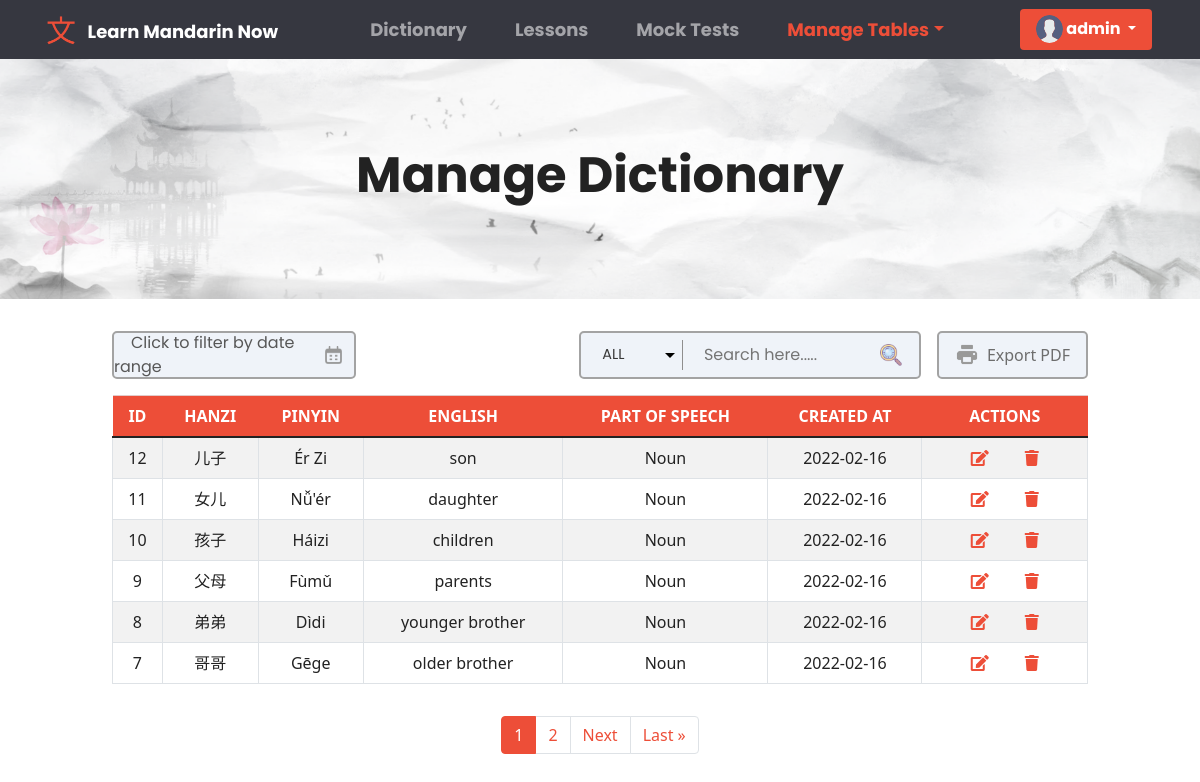
Screenshot of /superuser/dictionary/ (signed in) with the database file from the repository.
### base/models.py (models this page shows, shortened)
class User(AbstractUser):
    fname = models.CharField(max_length=200, null=True)
    lname = models.CharField(max_length=200, null=True)
    email = models.EmailField(unique = True, null=True)
    bio = models.TextField(null=True)
    avatar = models.ImageField(null=True, default="avatar.svg")
    REQUIRED_FIELDS = []
    class Meta:
        ordering = ['username']

class DictionaryList(models.Model):
    hanzi = models.CharField(max_length=200, null=True)
    pinyin = models.CharField(max_length=200, null=True)
    english = models.CharField(max_length=200, null=True)
    part_of_speech = models.ForeignKey(SpeechList, on_delete=models.SET_NULL, null=True)
    definition = models.TextField(null=True, blank=True)
    sentence = models.CharField(max_length=200, null=True)
    translation = models.CharField(max_length=200, null=True)
    updated = models.DateTimeField(auto_now=True)
    created = models.DateTimeField(auto_now_add=True)
    class Meta:
        ordering = ['-updated', '-created']

class SpeechList(models.Model):
    speech = models.CharField(max_length=200)
    def __str__(self):
        return self.speech

### base/views.py (the view, shortened to what this page needs)
# urls.py: path('superuser/dictionary/', views.AdminDictionaryTable, name = 'superuser-dictionary'),
@login_required(login_url='anonymous')
def AdminDictionaryTable(request):
    pageTable = "Manage Dictionary"
    if request.user.is_authenticated and not request.user.is_staff:
        messages.warning(request, "Access denied, 403 forbidden page!")
        return redirect('dictionary')
    search =  request.GET.get('search') if request.GET.get('search') != None else ''
    dict_list = DictionaryList.objects.filter(
        Q(pinyin__icontains = search) |
        Q(hanzi__icontains = search) |
        Q(english__icontains = search) |
        Q(part_of_speech__speech__icontains = search)
        )
    p = Paginator(dict_list, 6)
    page = request.GET.get('page')
    dict_list = p.get_page(page)
    context = {
        'table_data': dict_list,
        'pageTable' : pageTable,
        'search' : search
    }
    return render(request,'tables.html', context)

### templates/tables.html (shortened to what this page needs)
{% extends 'main.html' %} {% block content %} {% load static %}
<link rel="stylesheet" href="{% static 'css/tables.css' %}" />
<link rel="stylesheet" href="{% static 'css/dictionaryAdd_Edit.css' %}" />
<link rel="stylesheet" href="{% static 'css/table.css' %}" />
<div class="container-fluid">
  <div class="row" id="dictionary_header">
    <h1 class="text-center" id="head_Text">{{pageTable}}</h1>
  </div>
  <div class="row justify-content-center">
    <div class="col col-lg-10 col-sm-12">
      {% if pageTable == "Manage Dictionary" %}
      {% include 'tabledictionary.html' %}
      {% endif %}
    </div>
  </div>
</div>
<div class="row justify-content-center">
  <div class="col col-lg-6">
      <ul class="pagination justify-content-center">
        <div class="pagination px-3 py-3">
          {% for i in table_data.paginator.page_range %}
          {% if table_data.number == i %}
          <li class="page-item active"><a class="page-link" href="?page={{i}}">{{i}}</a></li>
          {% elif i > table_data.number|add:'-3' and i < table_data.number|add:'3' %}
          <li class="page-item"><a class="page-link" href="?page={{i}}">{{i}}</a></li>
          {% endif %}
          {% endfor %}
          {% if table_data.has_next %}
          <li class="page-item"><a class="page-link" href="?search={{search}}&page={{table_data.next_page_number}}">Next</a></li>
          <li class="page-item"><a class="page-link" href="?search={{search}}&page={{ table_data.paginator.num_pages  }}">Last &raquo</a></li>
          {% endif %}
      </ul>
  </div>
</div>
{% endblock content %}

### templates/navbar.html (shortened to what this page needs)
{% load static %}
<link rel="stylesheet" href="{% static 'css/navbar.css' %}" />
<nav class="navbar navbar-expand-lg navbar-dark" id="navbar_header">
  <div class="container-fluid">
    <img src="{% static 'images/navbar_logo.png' %}" id="navbar_logo">
    <a class="navbar-brand" href="{% url 'dictionary' %}" id="logo_text">Learn Mandarin Now</a>
    <div class="collapse navbar-collapse" id="navbarColor02">
      <ul class="navbar-nav me-auto navbar_menuChouce">
        <li class="nav-item">
          <a class="nav-link navigation_choices" href="{% url 'dictionary' %}"
             id="dictionary_page">Dictionary
          </a>
        </li>
        <li class="nav-item">
          <a class="nav-link navigation_choices" href="{% url 'lessons' %}" id="lesson_page">Lessons</a>
        </li>
        <li class="nav-item">
          <a class="nav-link navigation_choices" href="{% url 'mocktest' %}" id="mocktest_page">Mock Tests</a>
        </li>
        {% if request.user.is_authenticated and request.user.is_staff %}
        <li class="nav-item dropdown">
          <a
            class="nav-link dropdown-toggle navigation_choices"
            data-bs-toggle="dropdown"
            href="#"
            role="button"
            aria-haspopup="true"
            aria-expanded="false"
             id="Manage_table">Manage Tables</a
          >
        </li>
        {% endif %}
      </ul>
      <div class="d-flex">
        {% if request.user.is_authenticated %}
        <div class="dropdown">
          <button
            class="btn btn-primary dropdown-toggle button_profile" id="test"
            type="button"
            id="dropdownMenuButton1"
            data-bs-toggle="dropdown"
            aria-expanded="false"
          >
            <img
              class="rounded-circle"
              src="{{request.user.avatar.url}}"
              alt="profile"
              style="height: 1.7rem; width: 1.7rem; margin-bottom: 1px"
            />
            {{request.user.username}}
          </button>
        </div>
        {% endif %}
      </div>
    </div>
  </div>
</nav>

### templates/tabledictionary.html (shortened to what this page needs)
  {% load static %}
  <link rel="stylesheet" type="text/css" href="https://cdn.jsdelivr.net/npm/daterangepicker/daterangepicker.css" />
<div id="reportrange">
  <span id="span_edit">Click to filter by date range</span>
  <img src="{% static 'images/calendar_inq.png' %}">
</div>
<div id="export_container" class="export_pdf_btn">
  <img src="{% static 'images/export.png' %}">
  Export PDF
</div>
<div id="search_inp">
  <select id="filter_category">
      <option value="ALL" selected>ALL</option>
  </select>
  <input type="text" placeholder="Search here....." id="search_Dictionary">
  <img src="{% static  'images/search_gif.gif' %}">
</div>
<table
  class="table table-hover table-striped table-responsive table-bordered overflow-auto table_id" id="table_dictionary"
>
  <thead>
    <tr class="table-primary">
      <th scope="col">ID</th>
      <th scope="col">HANZI</th>
      <th scope="col">PINYIN</th>
      <th scope="col">ENGLISH</th>
      <th scope="col">PART OF SPEECH</th>
      <th scope="col">CREATED AT</th>
      <th scope="col">ACTIONS</th>
    </tr>
  </thead>
  <tbody>
    {% for word in table_data %}
    <tr id="tr_Search">
      <td scope="row">{{word.id}}</td>
      <td class="text-capitalize">{{word.hanzi}}</td>
      <td class="text-capitalize">{{word.pinyin}}</td>
      <td>{{ word.english }}</td>
      <td>{{ word.part_of_speech }}</td>
      <td>{{ word.created|date:'Y-m-d' }}</td>
      <td class="text-center">
        <a href="{% url 'superuser-edit-word' word.id %}"
          ><i class="fas fa-edit px-3"></i
        ></a>
        <a href="#" onclick="showDeleteModal('modal_dictionary' , '{{word.id}}')"
          ><i class="fas fa-trash px-3"></i
        ></a>
      </td>
    </tr>
    {% endfor %}
  </tbody>
</table>

### static/css/navbar.css (style rules this page uses)
#test { font-family: 'Poppins', sans-serif; }
#navbar_header { background-color: #363740; padding-right: 3%; }
.navbar_menuChouce { margin: 0% auto; }
#navbar_logo { height: 4vh; margin-right: 1%; margin-left: 3%; width: auto; }
#logo_text { font-family: 'Poppins', sans-serif; text-transform: capitalize; }
.button_profile { border: none; }
.navigation_choices { font-family: 'Poppins', sans-serif; margin: 0% 1rem; }

### static/css/tables.css (style rules this page uses)
table thead tr th { color: #fff; }

### static/css/dictionaryAdd_Edit.css (style rules this page uses)
#dictionary_header { height: 30vh; margin-bottom: 2rem; display: flex; align-items: center; justify-content: center; background-image: url(../../static/images/dictionary_headerBg.png); background-position: bottom center; background-repeat: no-repeat; background-size: cover; }

### static/css/table.css (style rules this page uses)
#head_Text { font-size: 3.1rem; font-family: 'Poppins', sans-serif; font-weight: bold; }
#search_inp { float: right; height: 6vh; width: 35%; background-color: #EFF3F9; border: 2px solid rgb(163, 163, 163); border-radius: 5px; display: flex; align-items: center; justify-content: space-between; margin-bottom: 1rem; }
#search_inp img { height: 50%; width: auto; margin-right: 5%; }
#search_inp input { height: auto; background-color: transparent; outline: none; width: 50%; border: none; color:rgb(56, 56, 56); box-shadow: 0px 0px 0px; font-family: 'Poppins', sans-serif; font-size: 2vh; text-indent: 5px; border-radius: 5px; }
#search_inp select { height: 70%; background-color: #EFF3F9; width: 30%; color:rgb(56, 56, 56); border: none; outline: none; border-right: 1px solid rgb(143, 142, 142); box-shadow: 0px 0px 0px; font-family: 'Poppins', sans-serif; font-size: 1.8vh; text-indent: 5px; border-top-left-radius: 5px; border-bottom-left-radius: 5px; -webkit-appearance: none; -moz-appearance: none; background-repeat: no-repeat; background-position-x: 100%; background-position-y: 50%; padding-right: 2rem; padding-left: 1rem; }
.table_id th { border: none; text-align: center; }
.table_id tr td { text-align: center; }
#reportrange { float: left; height: 6vh; width: 25%; background-color: #EFF3F9; border: 2px solid rgb(163, 163, 163); border-radius: 5px; display: flex; align-items: center; justify-content: space-between; }
#reportrange span { height: 100%; border: none; width: 80%; font-family: 'Poppins', sans-serif; font-size: 2vh; text-indent: 17px; color: #575757; display: flex; align-items: center; }
#reportrange img { height: 40%; margin-right: 5%; width: auto; }
#export_container { display: flex; align-items: center; justify-content: center; margin-left: 1rem; height: 6vh; float: right; width: auto; padding: 0 1rem; font-size: 1rem; color:rgb(109, 109, 109); background-color: #EFF3F9; border: 2px solid rgb(163, 163, 163); border-radius: 5px; }
#export_container img { height: 3vh; width: auto; margin-right: .5rem; }

### templates/main.html (style rules this page uses)
* { box-sizing: border-box; }
img { -webkit-user-drag: none; -khtml-user-drag: none; -moz-user-drag: none; -o-user-drag: none; object-fit: cover; }

### rows the page displays
User: user.avatar (placeholder picture), user.username "admin"
DictionaryList: id "12", hanzi "儿子", pinyin "Ér Zi", english "son", part_of_speech "Noun", created "2022-02-16"
DictionaryList: id "11", hanzi "女儿", pinyin "Nǚ'ér", english "daughter", part_of_speech "Noun", created "2022-02-16"
DictionaryList: id "10", hanzi "孩子", pinyin "Háizi", english "children", part_of_speech "Noun", created "2022-02-16"
DictionaryList: id "9", hanzi "父母", pinyin "Fùmǔ", english "parents", part_of_speech "Noun", created "2022-02-16"
DictionaryList: id "8", hanzi "弟弟", pinyin "Dìdi", english "younger brother", part_of_speech "Noun", created "2022-02-16"
DictionaryList: id "7", hanzi "哥哥", pinyin "Gēge", english "older brother", part_of_speech "Noun", created "2022-02-16"

### other values shown
{{ pageTable }} "Manage Dictionary"
{{ i }} "1"
{{ i }} "2"
